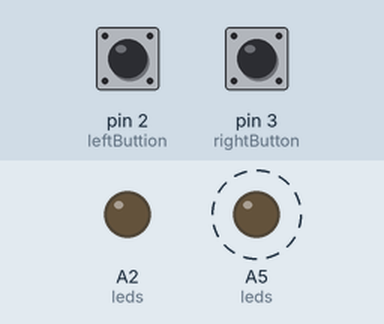
This sketch was run on a simulated Arduino Nano, built with avr-gcc and run on an emulated ATmega328P. Shown: output pins drawn as LEDs (lit = HIGH). Dashed ring = blinking. The test bench sets the inputs (shaded band); at power-on: pin 2 (leftButtion) HIGH, pin 3 (rightButton) HIGH.

Above: at 0.3 s.
At 2.5 s:
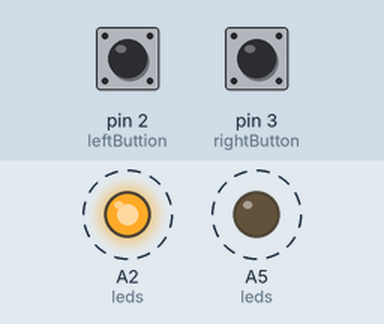
Timing chart, 0 to 3.0 s (numbered marks = the images above):
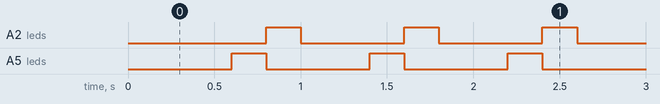

Measured:
- by itself, A2 (leds), A5 (leds): alternates HIGH for 0.20 s and LOW for 0.60 s
- by itself, everything shown: repeats every 0.80 s, in 3 steps

The sketch:

Buttons.ino
```cpp
const int LED1 = A7;
const int LED2 = A6;
const int LED3 = A5;
const int LED4 = A2;

const int leftButtion  = 2;
const int rightButton = 3;

int direction = 0;
int currentLED = 0;
unsigned long lastUpdate = 0;
const int interval = 200;

// Store all LED pins in an array for easy looping
int leds[] = {LED1, LED2, LED3, LED4};

void setup() {
  // Set all LED pins as outputs
  for (int i = 0; i < 4; i++){
    pinMode(leds[i], OUTPUT);
  }

  pinMode(leftButtion, INPUT_PULLUP);
  pinMode(rightButton, INPUT_PULLUP);
}

void loop() {
  // Check if the LEFT button is pressed
  if (digitalRead(leftButtion) == LOW) {
    direction = 0;
  }
  // Check if the RIGHT button is pressed
  else if (digitalRead(rightButton) == LOW) {
    direction = 1;
  }

  unsigned long now = millis();

  // Update LED position only if the set interval time has passed
  if (now - lastUpdate >= interval) {
    lastUpdate = now;

    // Turn off all LEDs before lighting the next one
    for (int i = 0; i < 4; i++) {
      digitalWrite(leds[i], LOW);
    }

    // Turn on the current LED
    digitalWrite(leds[currentLED], HIGH);

    // Move to the next LED based on direction
    if (direction == 0) {
      currentLED++;
      if (currentLED > 3){
        currentLED = 0;
      }
    }
    else {
      currentLED--;
      if (currentLED < 0){
        currentLED = 3;
      }
    }
  }
}
```
